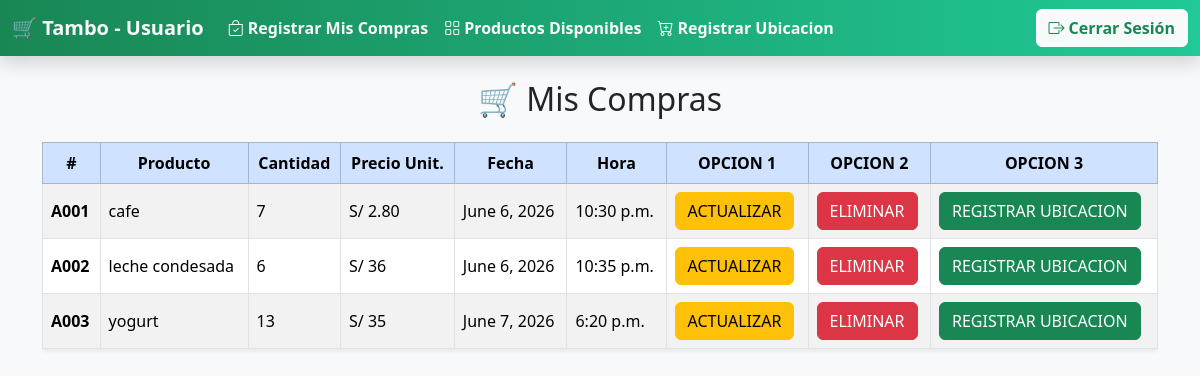
Page /enlace_tabla_compras_usuario/ on the committed database.
### app/models.py (models this page shows, shortened)
class Tabla_Compras_Usuario(models.Model):
    Id_Compras_Usuario = models.CharField(max_length=250)
    Nombre_Compras_Usuario = models.CharField(max_length=250)
    Cantidad_Compras_Usuario = models.IntegerField()
    Precios_Compras_Usuario = models.CharField()
    Fecha_Compras_Usuario = models.DateField()
    Hora_compras_Usuario = models.TimeField()

### app/views.py (the view)
# urls.py: path('enlace_tabla_compras_usuario/' , views.enlace_tabla_compras_usuario),
def enlace_tabla_compras_usuario(request):
    compras_usuario = Tabla_Compras_Usuario.objects.all()
    return render(request , 'tabla_compras_usuario.html' , {
        'compras_usuario' : compras_usuario
    })

### app/templates/tabla_compras_usuario.html
{% extends "barra_usuario.html" %}
{% block contenedor %}
<div class="container my-4">
  <h2 class="text-center text-dark mb-4">🛒 Mis Compras</h2>
  <div class="table-responsive">
    <table class="table table-striped table-bordered table-hover align-middle shadow-sm">
      <thead class="table-primary text-center">
        <tr>
          <th scope="col">#</th>
          <th scope="col">Producto</th>
          <th scope="col">Cantidad</th>
          <th scope="col">Precio Unit.</th>
          <th scope="col">Fecha</th>
          <th scope="col">Hora</th>
          <th scope="col">OPCION 1</th>
          <th scope="col">OPCION 2</th>
          <th scope="col">OPCION 3</th>
        </tr>
      </thead>
      <tbody>
        {% for x in compras_usuario %}
          <tr>
            <th scope="row">{{ x.Id_Compras_Usuario }}</th>
            <td>{{ x.Nombre_Compras_Usuario }}</td>
            <td>{{ x.Cantidad_Compras_Usuario }}</td>
            <td>S/ {{ x.Precios_Compras_Usuario }}</td>
            <td>{{ x.Fecha_Compras_Usuario }}</td>
            <td>{{ x.Hora_compras_Usuario }}</td>
            <td><a class='btn btn-warning' href="enlace_actualizar_compras_usuario/{{ x.Id_Compras_Usuario }}">ACTUALIZAR</a></td>
            <td><a class='btn btn-danger' href="logica_eliminar_compras_usuario/{{ x.Id_Compras_Usuario }}">ELIMINAR</a></td>
            <td><a class='btn btn-success' href="/enlace_registrar_realizar_compras/">REGISTRAR UBICACION</a></td>
          </tr>
        {% endfor %}
      </tbody>
    </table>
  </div>
</div>
{% endblock contenedor %}

### rows in the picture
Tabla_Compras_Usuario: Id_Compras_Usuario "A001", Nombre_Compras_Usuario "cafe", Cantidad_Compras_Usuario "7", Precios_Compras_Usuario "2.80", Fecha_Compras_Usuario "June 6, 2026", Hora_compras_Usuario "10:30 p.m."
Tabla_Compras_Usuario: Id_Compras_Usuario "A002", Nombre_Compras_Usuario "leche condesada", Cantidad_Compras_Usuario "6", Precios_Compras_Usuario "36", Fecha_Compras_Usuario "June 6, 2026", Hora_compras_Usuario "10:35 p.m."
Tabla_Compras_Usuario: Id_Compras_Usuario "A003", Nombre_Compras_Usuario "yogurt", Cantidad_Compras_Usuario "13", Precios_Compras_Usuario "35", Fecha_Compras_Usuario "June 7, 2026", Hora_compras_Usuario "6:20 p.m."
